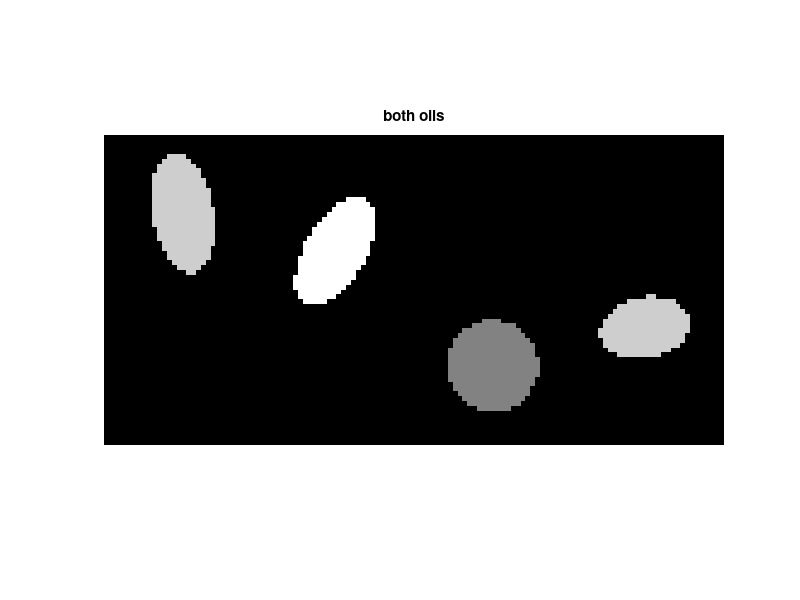

This chart was generated by the following MATLAB code: (Note: this script raises an error after producing the figure.)
% phantom experiemnt Fluor imaging/unfolding 
clear; close all
cd('/home/jschoormans/lood_storage/divi/Projects/cosart/CS_simulations/chemical_shift_fluor19_sims')
addpath(genpath('/home/jschoormans/lood_storage/divi/Projects/cosart/Matlab_Collection/spot-master'))
addpath(genpath('/home/jschoormans/lood_storage/divi/Projects/cosart/Matlab_Collection/exportfig'));
%% parameters
Nx=64;  %number of voxels
Gx=0.0004 %T/m gradient strength 
Lx=0.1; %FOV size 

rr = @(I) reshape(I,[Nx,Nx])

%% create phantom 

P1 = phantom([100,0.4,0.2,0.5,0.25,60], [64]);
P2 = phantom([80,0.2,0.4,-0.5,0.5,10], [64]);
P4 = phantom([80,0.3,0.2,0.5,-0.25,10], [64]);
P5 = phantom([50,0.3,0.3,-0.5,-0.5,10], [64]);

Image1=P1+P2;
Image2=P4+P5;
I=[Image1,Image2]

figure(1); imshow(I,[]); title('both oils')

%%
[PFCE,PFCE_alpha,PFOB,PFOB_alpha]=calcspectra(Gx,Nx,Lx)

Spectrum=zeros(1,15);
Spectrum(round(PFOB)+abs(min(round(PFOB)))+1)=PFOB_alpha./sum(PFOB_alpha(:))

offset=-(min(round(PFOB)));
A=opConvolve(Nx,Nx,Spectrum,[0 offset],'cyclic') %cyclic/ truncated?
A2=opConvolve(Nx,Nx,Spectrum.',[0 offset],'cyclic') %cyclic/ truncated?

Ic=A2*Image1(:);
figure(2);  imshow(rr(Ic),[]); axis off;

Spectrum2=[1]; 
B=opConvolve(64,64,Spectrum2,[0 0],'cyclic') %cyclic/ truncated?
B2=opConvolve(64,64,Spectrum2.',[0 0],'cyclic')

I_corrupt1=A*Image1(:)+B*Image2(:);
I_corrupt2=A2*Image1(:)+B2*Image2(:);

figure(3); imshow(rr(I_corrupt1),[])


%% inverse; kspace
F=opDFT2(64,64,1); % FOURIER OP 

%UNDERSAMPLING OPERATOR
addpath(genpath('/home/jschoormans/lood_storage/divi/Projects/cosart/Matlab_Collection/CS Excercise'))
pdf=genPDF([64,64],2,0.4,2,0.2,1);
mask=genSampling(pdf,10,10);
imshow(squeeze(mask));
maskf=fftshift(mask);
l=[1:64*64];
mask2=(l(~maskf(:))); %indices of rows in FDT2 matrix that should be removed (were not sampled!)
R=opExcise(F,mask2,'rows');




K1=R*I_corrupt1;
K2=R*I_corrupt2;

K=[K1;K2];

sigma2=4;
K=K+randn(size(K))*sigma2; %add noise to K

M1=[R*A,R*B];
M2=[R*A2,R*B2];
M=[M1;M2] %measurement operator 
%%
CGK=nl_conjgrad_fluor(M,K,zeros(size(I)),50,I(:),1e-1,64,128); 

%% recon in k-space (do spectrum shift in k-space, no need for FFT all the time??) 
rr = @(I) reshape(I,[Nx,Nx*2])
rr1 = @(I) reshape(I,[Nx,Nx])

cd('/home/jschoormans/lood_storage/divi/Projects/cosart/CS_simulations/chemical_shift_fluor19_sims/figs')

figure(3); imshow(rr(I),[]); axis off;
export_fig phantom.pdf -native
figure(4); imshow(rr1(R'*K(1:1630)),[]); axis off;    
export_fig Icorrupt1.pdf -native
figure(4); imshow(rr1(R'*K(64^2+1:end)),[]); axis off;
export_fig Icorrupt2.pdf -native


figure(6); imshow(rr(abs(CGK)),[]); axis off;
export_fig CG.pdf -native
